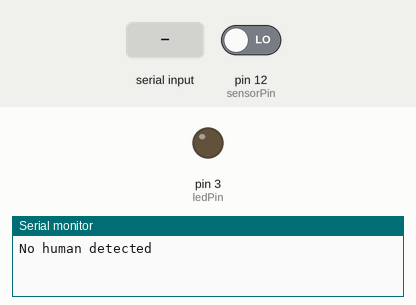
A sketch run on a simulated Arduino Uno, built with avr-gcc and run on an emulated ATmega328P. Shown: output pins drawn as LEDs (lit = HIGH), the last lines printed to the serial monitor. Inputs (shaded band) come from the test bench; at power-on: pin 12 (sensorPin) LOW.

Above: at 1.2 s.
1.3 s: pin 12 (sensorPin) driven HIGH
2.8 s: "30,150\n" received over Serial
At 3.5 s:
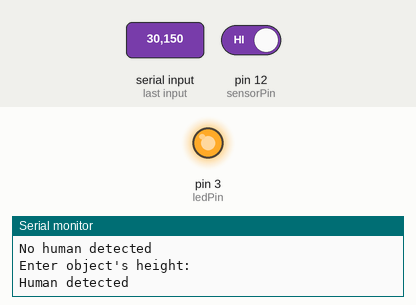
Timing chart, 0 to 5.8 s (numbered marks = the images above; inputs shaded):
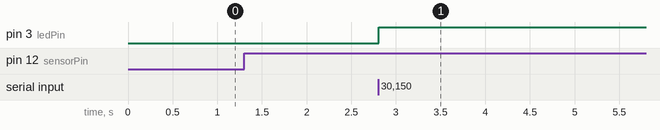

The sketch:

Tinkercad_Code.ino
```cpp
#define ledPin 3
#define sensorPin 12
#define off 0
#define monitoring 1
#define hallwayLighting 2

int state = off;
int height = 0;
int noHumanMessage;

void setup()
{
  pinMode(ledPin, OUTPUT);
  pinMode(sensorPin, INPUT);
  Serial.begin(9600);
}

void turnoffLight()
{
  digitalWrite(ledPin, LOW);
  state = monitoring;
}

void turnonHallwayLight()
{
  digitalWrite(ledPin, HIGH);
  delay(6000);
  height = 0;
  state = monitoring;
}

void lookForMovement()
{
  if (digitalRead(sensorPin) == HIGH)
  {
    noHumanMessage = 0;
    Serial.println("Enter object's height: "); //Require input because no camera
  	while (Serial.available() == 0) {
    // Wait for User to Input Data
  	}
  	height = Serial.parseInt(); //Read the height
  }
  else
  {
    state = off;
  }
}

void cameraHumanCheck()
{
    if(100<height&&height<250)
    {
      Serial.println("Human detected");
      state = hallwayLighting;
    }
  	else
    {
      if(!noHumanMessage){
      	Serial.println("No human detected");
      	noHumanMessage = 1;
      }
    }
}

void loop()
{
  switch (state)
    {
    case off:
        turnoffLight();
        break;

    case monitoring:
        lookForMovement();
    	cameraHumanCheck();
        break;

    case hallwayLighting:
        turnonHallwayLight();
        break;
    }
}
```

Measured:
- after the input at 2.8 s, pin 3 (ledPin): LOW → HIGH at once
